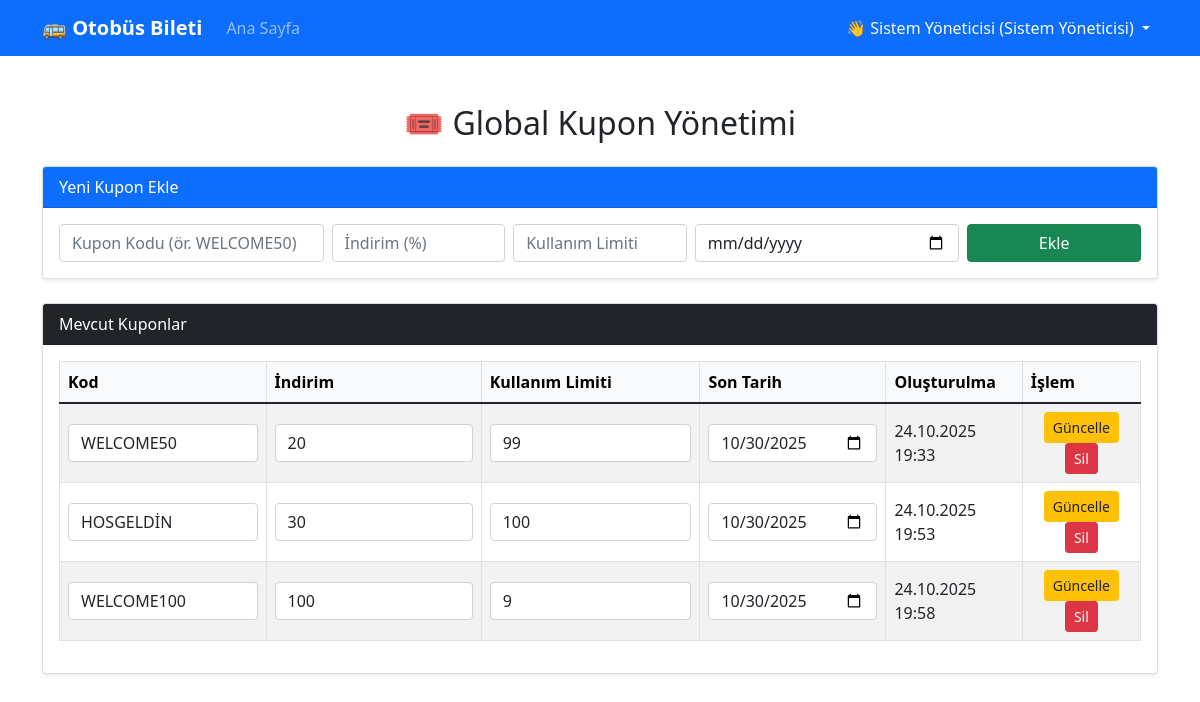
Screenshot of /admin/manage_coupons.php (signed in) with the database file from the repository.
### tables this page shows
CREATE TABLE coupons (
            id TEXT PRIMARY KEY,
            code TEXT NOT NULL,
            discount REAL NOT NULL,
            company_id TEXT,
            usage_limit INTEGER NOT NULL,
            expire_date DATETIME NOT NULL,
            created_at DATETIME DEFAULT CURRENT_TIMESTAMP,
            FOREIGN KEY (company_id) REFERENCES bus_companies(id)
        );

### config/database.php (called while the page is built, shortened)
<?php
class Database {
    private $pdo;
    public function __construct() {
        try {
            $dbPath = __DIR__ . '/../db_storage/bus_ticket.db';
            $this->pdo = new PDO('sqlite:' . $dbPath);
            $this->pdo->setAttribute(PDO::ATTR_ERRMODE, PDO::ERRMODE_EXCEPTION);
            $this->pdo->exec('PRAGMA foreign_keys = ON;');
        } catch (PDOException $e) {
            error_log("Veritabanı bağlantı hatası: " . $e->getMessage());
            die("Sistemde bir hata oluştu. Lütfen daha sonra tekrar deneyin.");
        }
    }
    public function getAllCoupons() {
        $stmt = $this->pdo->prepare("SELECT * FROM coupons ORDER BY expire_date DESC");
        $stmt->execute();
        return $stmt->fetchAll(PDO::FETCH_ASSOC);
    }
}
?>

### admin/manage_coupons.php (the view, shortened to what this page needs)
<?php
require_once '../config/database.php';
$db = new Database();
$coupons = $db->getAllCoupons();
?>
<!DOCTYPE html>
<html lang="tr">
<head>
    <link href="https://cdn.jsdelivr.net/npm/bootstrap@5.1.3/dist/css/bootstrap.min.css" rel="stylesheet">
</head>
<body>
<?php include '../includes/navbar.php'; ?>
<div class="container mt-5">
    <h2 class="mb-4 text-center">🎟️ Global Kupon Yönetimi</h2>
    <div class="card shadow-sm mb-4">
        <div class="card-header bg-primary text-white">Yeni Kupon Ekle</div>
        <div class="card-body">
            <form method="POST" class="row g-2">
                <div class="col-md-3">
                    <input type="text" name="code" class="form-control" placeholder="Kupon Kodu (ör. WELCOME50)" required>
                </div>
                <div class="col-md-2">
                    <input type="number" name="discount" class="form-control" placeholder="İndirim (%)" required>
                </div>
                <div class="col-md-2">
                    <input type="number" name="usage_limit" class="form-control" placeholder="Kullanım Limiti" required>
                </div>
                <div class="col-md-3">
                    <input type="date" name="expire_date" class="form-control" required>
                </div>
                <div class="col-md-2">
                    <button type="submit" name="add_coupon" class="btn btn-success w-100">Ekle</button>
                </div>
            </form>
        </div>
    </div>
    <div class="card shadow-sm">
        <div class="card-header bg-dark text-white">Mevcut Kuponlar</div>
        <div class="card-body">
            <?php if (empty($coupons)): ?>
                <div class="alert alert-info">Henüz sistemde kupon bulunmamaktadır.</div>
            <?php else: ?>
                <div class="table-responsive">
                    <table class="table table-bordered table-striped align-middle">
                        <thead class="table-light">
                            <tr>
                                <th>Kod</th>
                                <th>İndirim</th>
                                <th>Kullanım Limiti</th>
                                <th>Son Tarih</th>
                                <th>Oluşturulma</th>
                                <th>İşlem</th>
                            </tr>
                        </thead>
                        <tbody>
                            <?php foreach ($coupons as $c): ?>
                                <tr>
                                    <form method="POST">
                                        <td><input type="text" name="code" value="<?php echo htmlspecialchars($c['code']); ?>" class="form-control"></td>
                                        <td><input type="number" name="discount" value="<?php echo htmlspecialchars($c['discount']); ?>" class="form-control"></td>
                                        <td><input type="number" name="usage_limit" value="<?php echo htmlspecialchars($c['usage_limit']); ?>" class="form-control"></td>
                                        <td><input type="date" name="expire_date" value="<?php echo htmlspecialchars(date('Y-m-d', strtotime($c['expire_date']))); ?>" class="form-control"></td>
                                        <td><?php echo date('d.m.Y H:i', strtotime($c['created_at'])); ?></td>
                                        <td class="text-center">
                                            <button type="submit" name="update_coupon" class="btn btn-sm btn-warning text-dark">Güncelle</button>
                                            <a href="manage_coupons.php?delete=<?php echo $c['id']; ?>"
                                               class="btn btn-sm btn-danger"
                                               onclick="return confirm('Bu kuponu silmek istediğinize emin misiniz?');">
                                               Sil
                                            </a>
                                        </td>
                                    </form>
                                </tr>
                            <?php endforeach; ?>
                        </tbody>
                    </table>
                </div>
            <?php endif; ?>
        </div>
    </div>
</div>
</body>
</html>

### rows the page displays
coupons: code "WELCOME50", discount "20", usage_limit "99", expire_date "10/30/2025", created_at "24.10.2025 19:33"
coupons: code "HOSGELDİN", discount "30", usage_limit "100", expire_date "10/30/2025", created_at "24.10.2025 19:53"
coupons: code "WELCOME100", discount "100", usage_limit "9", expire_date "10/30/2025", created_at "24.10.2025 19:58"

### other values shown
$_SESSION['user']['full_name'] "Sistem Yöneticisi"
getRoleName($_SESSION['user']['role']) "Sistem Yöneticisi"
